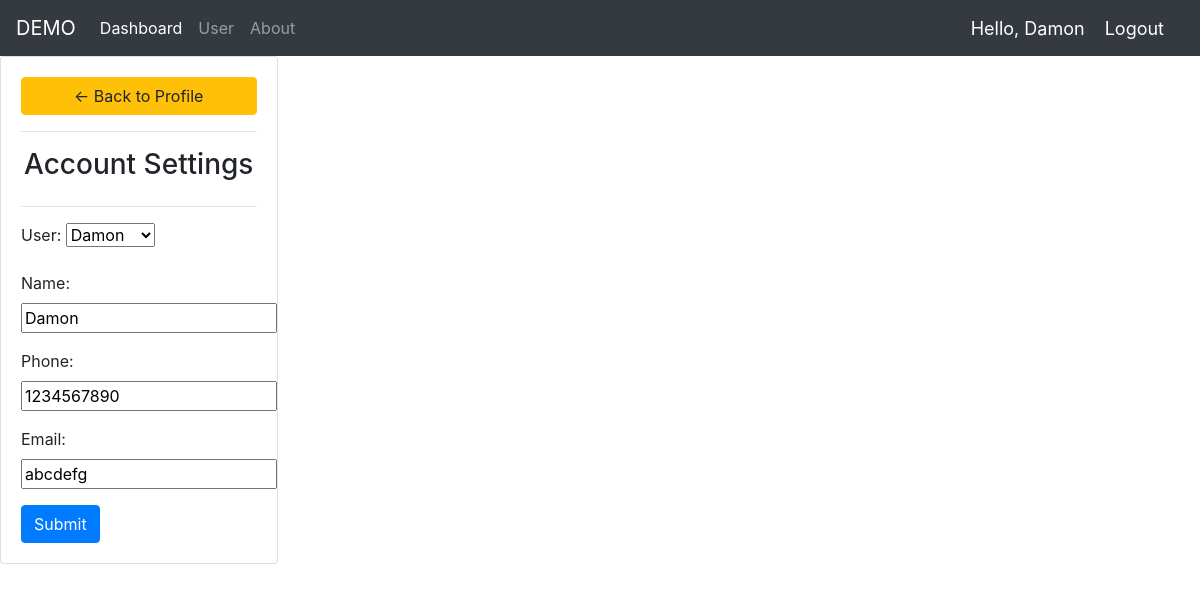
The app's page /account/ (signed in) with its own data.
### accounts/models.py (models this page shows, shortened)
class Users(models.Model):
    user = models.OneToOneField(User, null=True, on_delete=models.CASCADE)
    name = models.CharField(max_length = 200, null = True)
    phone = models.CharField(max_length = 200, null = True, blank = True)
    email = models.CharField(max_length = 200, null = True, blank = True)
    date_created = models.DateTimeField(auto_now_add = True)
    tag = models.ManyToManyField(Tag, null = True, blank = True)

### accounts/views.py (the view)
# urls.py: path('account/', views.accountSettings, name="account_settings"),
def accountSettings(request):
    user = request.user.users
    form = UsersForm(instance=user)
    if request.method =='POST':
        form = UsersForm(request.POST, instance=user)
        if form.is_valid():
            form.save()
    context={'form':form}
    return render(request, 'accounts/account_settings.html', context)

### accounts/forms.py
class UsersForm(ModelForm):
    class Meta:
        model = Users
        fields = "__all__"
        exclude = ['tag']

### accounts/templates/accounts/account_settings.html (shortened to what this page needs)
{% extends 'accounts/main.html' %}
{% load static %}
{% block content %}
<div class="row">
    <div class="col-md-3">
        <div class="card card-body">
            <a class="btn btn-warning" href="{% url 'user' user.users.id%}"> &#8592; Back to Profile</a>
            <hr>
            <h3 style="text-align: center">Account Settings</h3>
            <hr>
            <form method="POST" action="" enctype="multipart/form-data">
                {{form.as_p}}
            <input class="btn btn-primary" type="submit" name="Upadate Information">
            </form>
        </div>
    </div>
</div>
{% endblock %}

### accounts/templates/accounts/navbar.html (shortened to what this page needs)
{% load static %}
<nav class="navbar navbar-expand-lg navbar-dark bg-dark">
    <a class="navbar-brand" href="{% url 'home' %}">DEMO</a>
    <div class="collapse navbar-collapse" id="navbarNav">
      <ul class="navbar-nav">
        <li class="nav-item active">
          <a class="nav-link" href="{% url 'home' %}">Dashboard <span class="sr-only">(current)</span></a>
        </li>
        <li class="nav-item">
          <a class="nav-link" href="{% url 'user' user.id %}">User</a>
        </li>
        <li class="nav-item">
            <a class="nav-link" href="{% url 'about' %}">About</a>
          </li>
      </ul>
    </div>
    <span class="hello-msg">Hello, {{request.user}}</span>
    <span ><a class="hello-msg" href="{% url 'logout' %}">Logout</a></span>
  </nav>

### accounts/templates/accounts/navbar.html (style rules this page uses)
.hello-msg { font-size:18px; color: #fff; margin-right: 20px; }

### records on screen
Users: user "Damon", name "Damon", phone "1234567890", email "abcdefg"

### other values on screen
{{ request.user }} "Damon"
